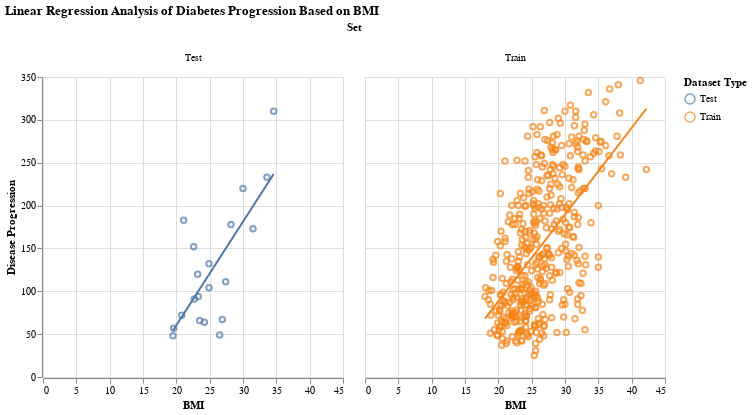

Write notebook code for a chart like this one.
### Code cell
import pandas as pd
import altair as alt
from sklearn.model_selection import train_test_split
from sklearn.linear_model import LinearRegression
from sklearn.metrics import mean_squared_error, r2_score
from sklearn.preprocessing import StandardScaler

# Load the dataset
df = pd.read_csv('diabetes.tab.tsv', sep='\t')
df.rename(columns={'S1': 'TC', 'S2': 'LDL', 'S3': 'HDL', 'S4': 'TCH', 'S5': 'LTG', 'S6': 'GLU'}, inplace=True)

# Select multiple features and handle missing values
features = ['AGE', 'SEX', 'BMI', 'BP', 'TC', 'LDL', 'HDL', 'TCH', 'LTG', 'GLU']
X = df[features].copy()  # Create a copy of the data to avoid SettingWithCopyWarning
y = df['Y']  # Adjust the target column name if necessary

# Impute missing values with the mean of each column
X.fillna(X.mean(), inplace=True)

# Split the data into training and testing sets
X_train, X_test, y_train, y_test = train_test_split(X, y, test_size=20, random_state=42, shuffle=False)

# Scale features
scaler = StandardScaler()
X_train_scaled = scaler.fit_transform(X_train)
X_test_scaled = scaler.transform(X_test)

# Initialize and train the Linear Regression model
regressor = LinearRegression()
regressor.fit(X_train_scaled, y_train)

# Predict on the test set
y_pred_test = regressor.predict(X_test_scaled)

# Calculate mean squared error and coefficient of determination
mse = mean_squared_error(y_test, y_pred_test)
r2 = r2_score(y_test, y_pred_test)

print(f"Mean squared error: {mse:.2f}")
print(f"Coefficient of determination: {r2:.2f}")

# Prepare data for visualization
train_df = pd.DataFrame({
    'BMI': X_train['BMI'].values,
    'Disease Progression': y_train,
    'Set': 'Train',
    'Prediction': regressor.predict(X_train_scaled)
})

test_df = pd.DataFrame({
    'BMI': X_test['BMI'].values,
    'Disease Progression': y_test,
    'Set': 'Test',
    'Prediction': y_pred_test
})

full_df = pd.concat([train_df, test_df])

# Create an Altair chart
base = alt.Chart(full_df).encode(
    x=alt.X('BMI', title='BMI'),
    y=alt.Y('Disease Progression', title='Disease Progression'),
    color=alt.Color('Set:N', legend=alt.Legend(title="Dataset Type")),
    tooltip=['BMI', 'Disease Progression', 'Set']
)

points = base.mark_point()

# Adding regression lines
best_fit_line = base.transform_regression(
    'BMI', 'Disease Progression', groupby=['Set']
).mark_line()

chart = alt.layer(points, best_fit_line).facet(
    column='Set:N'
).properties(
    title="Linear Regression Analysis of Diabetes Progression Based on BMI"
)

chart.display()

### Figure 1 — Vega-Lite specification as saved in the notebook (floating-point values rounded to 4 significant figures; data arrays with more than 128 entries replaced by an {"elided": "..."} marker saying what was removed)
{"config": {"view": {"continuousWidth": 300, "continuousHeight": 300}}, "data": {"name": "data-e32a9f8bd220d4f27e08c1c424c3fb7e"}, "facet": {"column": {"field": "Set", "type": "nominal"}}, "spec": {"layer": [{"mark": {"type": "point"}, "encoding": {"color": {"field": "Set", "legend": {"title": "Dataset Type"}, "type": "nominal"}, "tooltip": [{"field": "BMI", "type": "quantitative"}, {"field": "Disease Progression", "type": "quantitative"}, {"field": "Set", "type": "nominal"}], "x": {"field": "BMI", "title": "BMI", "type": "quantitative"}, "y": {"field": "Disease Progression", "title": "Disease Progression", "type": "quantitative"}}}, {"mark": {"type": "line"}, "encoding": {"color": {"field": "Set", "legend": {"title": "Dataset Type"}, "type": "nominal"}, "tooltip": [{"field": "BMI", "type": "quantitative"}, {"field": "Disease Progression", "type": "quantitative"}, {"field": "Set", "type": "nominal"}], "x": {"field": "BMI", "title": "BMI", "type": "quantitative"}, "y": {"field": "Disease Progression", "title": "Disease Progression", "type": "quantitative"}}, "transform": [{"on": "BMI", "regression": "Disease Progression", "groupby": ["Set"]}]}]}, "title": "Linear Regression Analysis of Diabetes Progression Based on BMI", "$schema": "https://vega.github.io/schema/vega-lite/v5.20.1.json", "datasets": {"data-e32a9f8bd220d4f27e08c1c424c3fb7e": {"elided": "442 records"}}}
